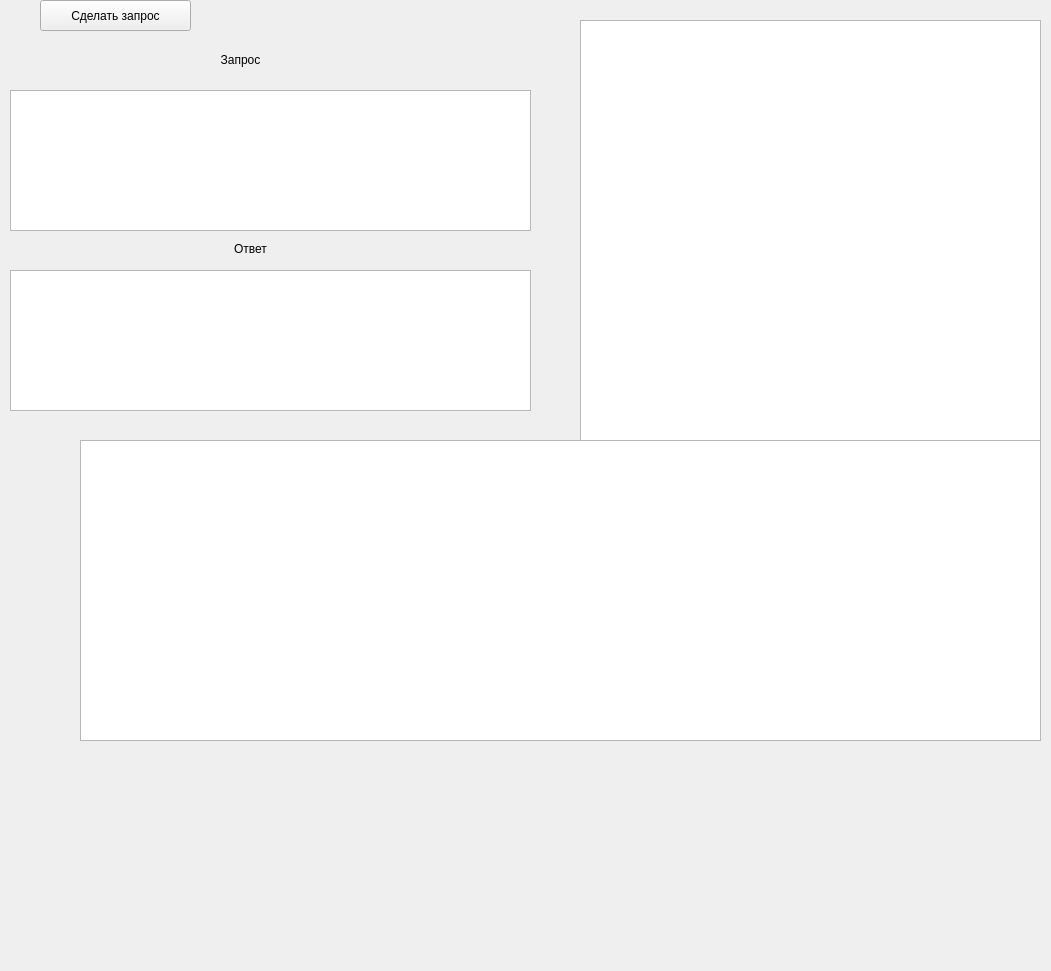
<?xml version="1.0" encoding="UTF-8"?>
<ui version="4.0">
 <class>AccessibilityForm</class>
 <widget class="QWidget" name="AccessibilityForm">
  <property name="geometry">
   <rect>
    <x>0</x>
    <y>0</y>
    <width>1051</width>
    <height>971</height>
   </rect>
  </property>
  <property name="windowTitle">
   <string>Form</string>
  </property>
  <property name="autoFillBackground">
   <bool>false</bool>
  </property>
  <widget class="QPushButton" name="requestButton">
   <property name="geometry">
    <rect>
     <x>40</x>
     <y>0</y>
     <width>151</width>
     <height>31</height>
    </rect>
   </property>
   <property name="text">
    <string>Сделать запрос</string>
   </property>
  </widget>
  <widget class="QGraphicsView" name="requestImageView">
   <property name="geometry">
    <rect>
     <x>580</x>
     <y>20</y>
     <width>461</width>
     <height>421</height>
    </rect>
   </property>
  </widget>
  <widget class="QTableWidget" name="dicomTableWidget">
   <property name="geometry">
    <rect>
     <x>80</x>
     <y>440</y>
     <width>961</width>
     <height>301</height>
    </rect>
   </property>
  </widget>
  <widget class="QTextEdit" name="responseField">
   <property name="geometry">
    <rect>
     <x>10</x>
     <y>270</y>
     <width>521</width>
     <height>141</height>
    </rect>
   </property>
  </widget>
  <widget class="QLabel" name="requestLabel">
   <property name="geometry">
    <rect>
     <x>140</x>
     <y>50</y>
     <width>201</width>
     <height>20</height>
    </rect>
   </property>
   <property name="text">
    <string>Запрос</string>
   </property>
   <property name="alignment">
    <set>Qt::AlignCenter</set>
   </property>
  </widget>
  <widget class="QLabel" name="responseLabel">
   <property name="geometry">
    <rect>
     <x>190</x>
     <y>240</y>
     <width>121</width>
     <height>17</height>
    </rect>
   </property>
   <property name="text">
    <string>Ответ</string>
   </property>
   <property name="alignment">
    <set>Qt::AlignCenter</set>
   </property>
  </widget>
  <widget class="QTextEdit" name="requestField">
   <property name="geometry">
    <rect>
     <x>10</x>
     <y>90</y>
     <width>521</width>
     <height>141</height>
    </rect>
   </property>
  </widget>
 </widget>
 <resources/>
 <connections/>
</ui>
